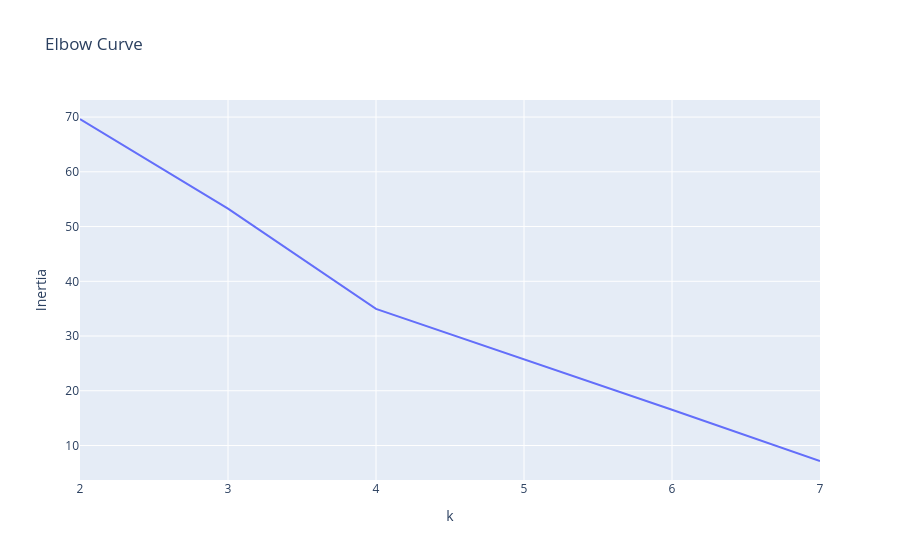
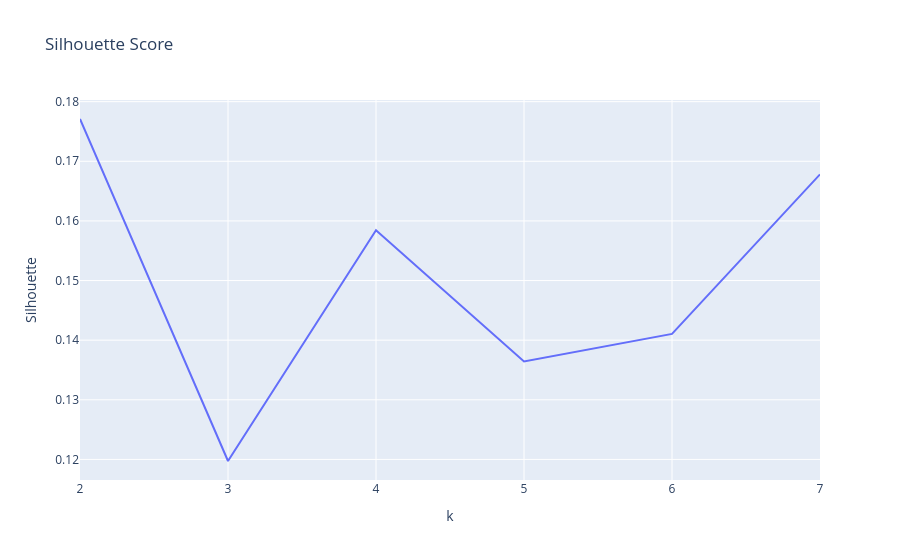

Write notebook code for charts like these, in order.
### Code cell
X_clean = df_tiendas[numericas_revisadas].copy()
scaler = StandardScaler()
X_clean_scaled = scaler.fit_transform(X_clean)

# Elbow + Silhouette
inertias = []
silhouettes = []
K = range(2, 8)

for k in K:
    kmeans = KMeans(n_clusters=k, random_state=42, n_init='auto')
    kmeans.fit(X_clean_scaled)
    inertias.append(kmeans.inertia_)
    silhouettes.append(silhouette_score(X_clean_scaled, kmeans.labels_))

fig_elbow = px.line(x=list(K), y=inertias,
                    title='Elbow Curve',
                    labels={'x': 'k', 'y': 'Inertia'})
fig_elbow.show()

fig_sil = px.line(x=list(K), y=silhouettes,
                  title='Silhouette Score',
                  labels={'x': 'k', 'y': 'Silhouette'})
fig_sil.show()

### Figure 1 — Plotly figure (JSON) as saved in the notebook; plotly's stock layout.template omitted (floating-point values rounded to 4 significant figures)
{"data": [{"hovertemplate": "k=%{x}<br>Inertia=%{y}<extra></extra>", "legendgroup": "", "line": {"color": "#636efa", "dash": "solid"}, "marker": {"symbol": "circle"}, "mode": "lines", "name": "", "orientation": "v", "showlegend": false, "type": "scatter", "x": [2, 3, 4, 5, 6, 7], "xaxis": "x", "y": [69.65, 53.27, 34.95, 25.79, 16.52, 7.173], "yaxis": "y"}], "layout": {"legend": {"tracegroupgap": 0}, "title": {"text": "Elbow Curve"}, "xaxis": {"anchor": "y", "domain": [0, 1], "title": {"text": "k"}}, "yaxis": {"anchor": "x", "domain": [0, 1], "title": {"text": "Inertia"}}}}

### Figure 2 — Plotly figure (JSON) as saved in the notebook; plotly's stock layout.template omitted (floating-point values rounded to 4 significant figures)
{"data": [{"hovertemplate": "k=%{x}<br>Silhouette=%{y}<extra></extra>", "legendgroup": "", "line": {"color": "#636efa", "dash": "solid"}, "marker": {"symbol": "circle"}, "mode": "lines", "name": "", "orientation": "v", "showlegend": false, "type": "scatter", "x": [2, 3, 4, 5, 6, 7], "xaxis": "x", "y": [0.1771, 0.1197, 0.1584, 0.1364, 0.1411, 0.1678], "yaxis": "y"}], "layout": {"legend": {"tracegroupgap": 0}, "title": {"text": "Silhouette Score"}, "xaxis": {"anchor": "y", "domain": [0, 1], "title": {"text": "k"}}, "yaxis": {"anchor": "x", "domain": [0, 1], "title": {"text": "Silhouette"}}}}
